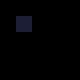

Rendered tile map (Tiled .tmx) drawn with the repository's tilesets; below, a short description and the full map source, tile grids included:
An orthogonal 5x5 tile map with 16x16 px tiles, 3 tile layers (regions, input_prototype, output_base).

<map version="1.10" tiledversion="1.10.2" orientation="orthogonal" renderorder="right-down" width="5" height="5" tilewidth="16" tileheight="16" infinite="0" nextlayerid="4" nextobjectid="1">
 <tileset firstgid="1" source="../FaerieForest_PetricakeGamesTSX.tsx" />
 <layer id="2" name="regions" width="5" height="5">
  <data encoding="csv">
0,0,0,0,0,
0,174,0,0,0,
0,0,0,0,0,
0,0,0,0,0,
0,0,0,0,0
</data>
 </layer>
 <layer id="1" name="input_prototype" width="5" height="5">
  <data encoding="csv">
0,0,0,0,0,
0,163,0,0,0,
0,0,0,0,0,
0,0,0,0,0,
0,0,0,0,0
</data>
 </layer>
 <layer id="3" name="output_base" width="5" height="5">
  <data encoding="csv">
0,0,0,0,0,
0,115,0,0,0,
0,0,0,0,0,
0,0,0,0,0,
0,0,0,0,0
</data>
 </layer>
</map>
